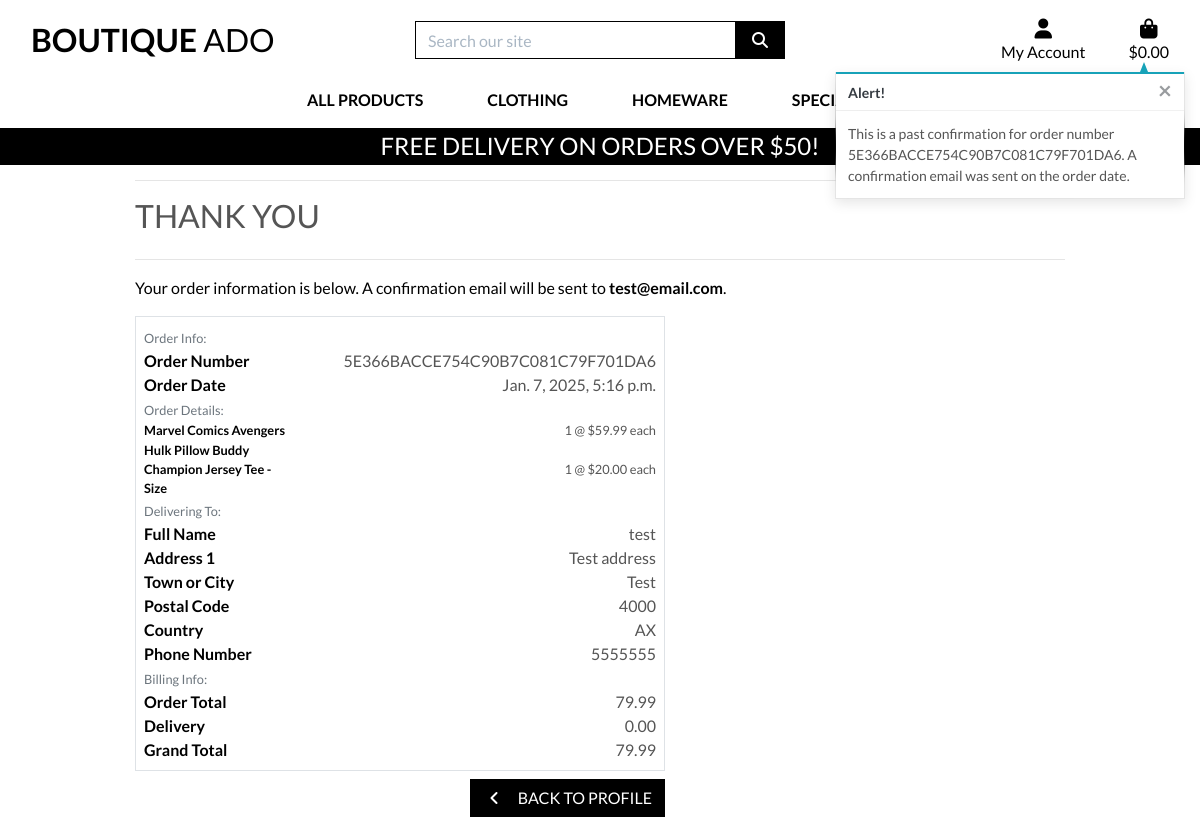
The app's page /profile/order_history/5E366BACCE754C90B7C081C79F701DA6 with its own data.
### checkout/models.py (models this page shows, shortened)
class Order(models.Model):
    order_number = models.CharField(max_length=32, null=False, editable=False)
    user_profile = models.ForeignKey(
        UserProfile,
        on_delete=models.SET_NULL,
        null=True,
        blank=True,
        related_name="orders",
    )
    full_name = models.CharField(max_length=50, null=False, blank=False)
    email = models.EmailField(max_length=254, null=False, blank=False)
    phone_number = models.CharField(max_length=20, null=False, blank=False)
    country = CountryField(blank_label="Country *", null=False, blank=False)
    postcode = models.CharField(max_length=20, null=True, blank=True)
    town_or_city = models.CharField(max_length=40, null=False, blank=False)
    street_address1 = models.CharField(max_length=80, null=False, blank=False)
    street_address2 = models.CharField(max_length=80, null=True, blank=True)
    county = models.CharField(max_length=80, null=True, blank=True)
    date = models.DateTimeField(auto_now_add=True)
    delivery_cost = models.DecimalField(
        max_digits=6, decimal_places=2, null=False, default=0
    )
    order_total = models.DecimalField(
        max_digits=10, decimal_places=2, null=False, default=0
    )
    grand_total = models.DecimalField(
        max_digits=10, decimal_places=2, null=False, default=0
    )
    original_bag = models.TextField(null=False, blank=False, default="")
    stripe_pid = models.CharField(max_length=254, null=False, blank=False, default="")

class OrderLineItem(models.Model):
    order = models.ForeignKey(
        Order,
        null=False,
        blank=False,
        on_delete=models.CASCADE,
        related_name="lineitems",
    )
    product = models.ForeignKey(
        Product, null=False, blank=False, on_delete=models.CASCADE
    )
    product_size = models.CharField(
        max_length=2, null=True, blank=True
    )  # XS, S, M, L, XL
    quantity = models.IntegerField(null=False, blank=False, default=0)
    lineitem_total = models.DecimalField(
        max_digits=6, decimal_places=2, null=False, blank=False, editable=False
    )

### products/models.py (models this page shows, shortened)
class Product(models.Model):
    category = models.ForeignKey('Category', null=True, blank=True, on_delete=models.SET_NULL)
    sku = models.CharField(max_length=254, null=True, blank=True)
    name = models.CharField(max_length=254)
    description = models.TextField()
    has_sizes = models.BooleanField(default=False, null=True, blank=True)
    price = models.DecimalField(max_digits=6, decimal_places=2)
    rating = models.DecimalField(max_digits=6, decimal_places=2, null=True, blank=True)
    image_url = models.URLField(max_length=1024, null=True, blank=True)
    image = models.ImageField(null=True, blank=True)

### profiles/views.py (the view)
# urls.py: path("order_history/<order_number>", views.order_history, name="order_history"),
def order_history(request, order_number):
    order = get_object_or_404(Order, order_number=order_number)
    messages.info(
        request,
        (
            f"This is a past confirmation for order number {order_number}. "
            "A confirmation email was sent on the order date."
        ),
    )
    template = "checkout/checkout_success.html"
    context = {
        "order": order,
        "from_profile": True,
    }
    return render(request, template, context)

### bag/contexts.py (called while the page is built, shortened)
def bag_contents(request):
    bag_items = []
    total = 0
    product_count = 0
    bag = request.session.get('bag', {})
    if total < settings.FREE_DELIVERY_THRESHOLD:
        delivery = total * Decimal(settings.STANDARD_DELIVERY_PERCENTAGE / 100)
        free_delivery_delta = settings.FREE_DELIVERY_THRESHOLD - total
    else:
        delivery = 0
        free_delivery_delta = 0
    grand_total = delivery + total
    context = {
        'bag_items': bag_items,
        'total': total,
        'product_count': product_count,
        'delivery': delivery,
        'free_delivery_delta': free_delivery_delta,
        'free_delivery_threshold': settings.FREE_DELIVERY_THRESHOLD,
        'grand_total': grand_total,
    }
    return context

### checkout/templates/checkout/checkout_success.html (shortened to what this page needs)
{% extends 'base.html' %}
{% load static %}
{% block extra_css %}
  <link rel="stylesheet" href="{% static 'checkout/css/checkout.css' %}" />
{% endblock %}
{% block page_header %}
  <div class="container header-container">
  </div>
{% endblock %}
{% block content %}
  <div class="overlay"></div>
  <div class="container">
    <div class="row">
      <div class="col">
        <hr />
        <h2 class="logo-font mb-4">Thank You</h2>
        <hr />
        <p class="text-black">
          Your order information is below. A confirmation email will be sent to <strong>{{ order.email }}</strong>.
        </p>
      </div>
    </div>
    <div class="row">
      <div class="col-12 col-lg-7">
        <div class="order-confirmation-wrapper p-2 border">
          <div class="row">
            <div class="col">
              <small class="text-muted">Order Info:</small>
            </div>
          </div>
          <div class="row">
            <div class="col-12 col-md-4">
              <p class="mb-0 text-black font-weight-bold">Order Number</p>
            </div>
            <div class="col-12 col-md-8 text-md-right">
              <p class="mb-0">{{ order.order_number }}</p>
            </div>
          </div>
          <div class="row">
            <div class="col-12 col-md-4">
              <p class="mb-0 text-black font-weight-bold">Order Date</p>
            </div>
            <div class="col-12 col-md-8 text-md-right">
              <p class="mb-0">{{ order.date }}</p>
            </div>
          </div>
          <div class="row">
            <div class="col">
              <small class="text-muted">Order Details:</small>
            </div>
          </div>
          {% for item in order.lineitems.all %}
            <div class="row">
              <div class="col-12 col-md-4">
                <p class="small mb-0 text-black font-weight-bold">
                  {{ item.product.name }}{% if item.product_size %}
                    - Size {{ item.product.size|upper }}
                  {% endif %}
                </p>
              </div>
              <div class="col-12 col-md-8 text-md-right">
                <p class="small mb-0">{{ item.quantity }} @ ${{ item.product.price }} each</p>
              </div>
            </div>
          {% endfor %}
          <div class="row">
            <div class="col">
              <small class="text-muted">Delivering To:</small>
            </div>
          </div>
          <div class="row">
            <div class="col-12 col-md-4">
              <p class="mb-0 text-black font-weight-bold">Full Name</p>
            </div>
            <div class="col-12 col-md-8 text-md-right">
              <p class="mb-0">{{ order.full_name }}</p>
            </div>
          </div>
          <div class="row">
            <div class="col-12 col-md-4">
              <p class="mb-0 text-black font-weight-bold">Address 1</p>
            </div>
            <div class="col-12 col-md-8 text-md-right">
              <p class="mb-0">{{ order.street_address1 }}</p>
            </div>
          </div>
          <div class="row">
            <div class="col-12 col-md-4">
              <p class="mb-0 text-black font-weight-bold">Town or City</p>
            </div>
            <div class="col-12 col-md-8 text-md-right">
              <p class="mb-0">{{ order.town_or_city }}</p>
            </div>
          </div>
          {% if order.postcode %}
            <div class="row">
              <div class="col-12 col-md-4">
                <p class="mb-0 text-black font-weight-bold">Postal Code</p>
              </div>
              <div class="col-12 col-md-8 text-md-right">
                <p class="mb-0">{{ order.postcode }}</p>
              </div>
            </div>
          {% endif %}
          <div class="row">
            <div class="col-12 col-md-4">
              <p class="mb-0 text-black font-weight-bold">Country</p>
            </div>
            <div class="col-12 col-md-8 text-md-right">
              <p class="mb-0">{{ order.country }}</p>
            </div>
          </div>
          <div class="row">
            <div class="col-12 col-md-4">
              <p class="mb-0 text-black font-weight-bold">Phone Number</p>
            </div>
            <div class="col-12 col-md-8 text-md-right">
              <p class="mb-0">{{ order.phone_number }}</p>
            </div>
          </div>
          <div class="row">
            <div class="col">
              <small class="text-muted">Billing Info:</small>
            </div>
          </div>
          <div class="row">
            <div class="col-12 col-md-4">
              <p class="mb-0 text-black font-weight-bold">Order Total</p>
            </div>
            <div class="col-12 col-md-8 text-md-right">
              <p class="mb-0">{{ order.order_total }}</p>
            </div>
          </div>
          <div class="row">
            <div class="col-12 col-md-4">
              <p class="mb-0 text-black font-weight-bold">Delivery</p>
            </div>
            <div class="col-12 col-md-8 text-md-right">
              <p class="mb-0">{{ order.delivery_cost }}</p>
            </div>
          </div>
          <div class="row">
            <div class="col-12 col-md-4">
              <p class="mb-0 text-black font-weight-bold">Grand Total</p>
            </div>
            <div class="col-12 col-md-8 text-md-right">
              <p class="mb-0">{{ order.grand_total }}</p>
            </div>
          </div>
        </div>
      </div>
    </div>
    <div class="row">
      <div class="col-12 col-lg-7 text-right">
        {% if from_profile %}
          <a href="{% url 'profile' %}" class="btn btn-black rounded-0 my-2">
            <span class="icon mr-2"><i class="fas fa-angle-left"></i></span>
            <span class="text-uppercase">Back to Profile</span>
          </a>
        {% else %}
          <a href="{% url 'products' %}?category=new_arrivals,deals,clearance" class="btn btn-black rounded-0 my-2">
            <span class="icon mr-2"><i class="fas fa-gifts"></i></span>
            <span class="text-uppercase">Now check out the latest deals!</span>
          </a>
        {% endif %}
      </div>
    </div>
  </div>
{% endblock %}

### static/css/base.css (style rules this page uses)
html { height: 100%; }
body { background: url('/media/homepage_background_cropped.jpg') no-repeat center center fixed; background-size: cover; height: calc(100vh - 164px); color: #555; font-family: 'Lato'; }
.icon { align-items: center; display: inline-flex; justify-content: center; height: 1.5rem; width: 1.5rem; }
.logo-font { text-transform: uppercase; }
.btn-black { background: black; color: white; }
.text-black { color: #000 !important; }
.overlay { height: 100%; width: 100%; top: 0; left: 0; position: fixed; background: white; z-index: -1; }
@media (min-width: 1200px) { .container { max-width: 80%; } }
@media (min-width: 992px) { .header-container { padding-top: 164px; } }

### records on screen
Order: email "test@email.com", order_number "5E366BACCE754C90B7C081C79F701DA6", date "Jan. 7, 2025, 5:16 p.m.", full_name "test", street_address1 "Test address", town_or_city "Test", postcode "4000", country "AX", phone_number "5555555", order_total "79.99", delivery_cost "0.00", grand_total "79.99"
OrderLineItem: product.name "Marvel Comics Avengers Hulk Pillow Buddy", quantity "1", product.price "59.99"
OrderLineItem: product.name "Champion Jersey Tee", quantity "1", product.price "20.00"

### other values on screen
{{ free_delivery_threshold }} "50"
{{ message | safe }} "This is a past confirmation for order number 5E366BACCE754C90B7C081C79F701DA6. A confirmation email was sent on the order date."
